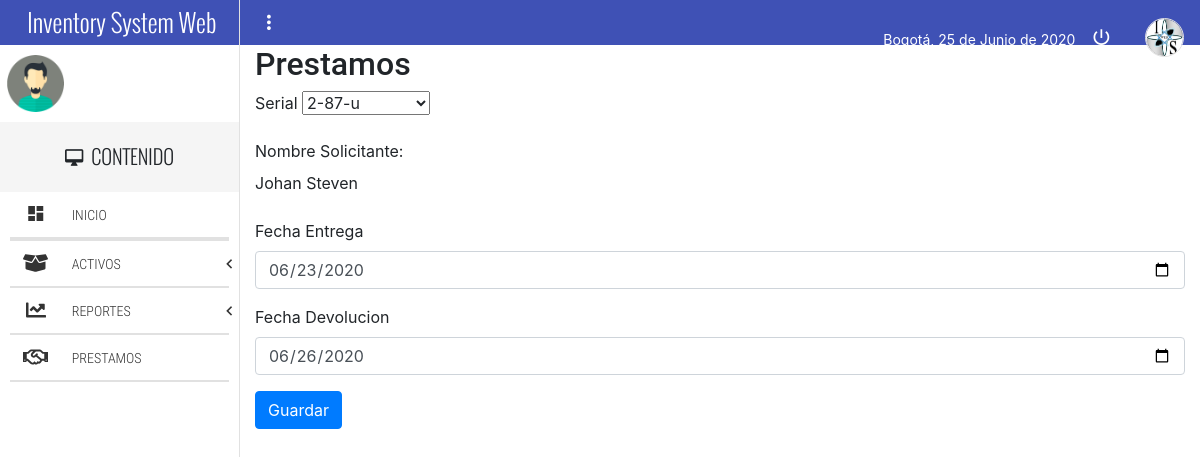
Page /index3.php?c=Prestamos&a=modificar&id=1 on the committed database.
### tables this page shows
CREATE TABLE `prestamo` (
  `idPrestamo` int(11) NOT NULL AUTO_INCREMENT,
  `Activos_idActivo` int(11) NOT NULL,
  `Usuarios_idUsuario` int(11) NOT NULL,
  `Fecha_Entrega` date DEFAULT NULL,
  `Fecha_Devolucion` date DEFAULT NULL,
  PRIMARY KEY (`idPrestamo`),
  KEY `Prestamo_FKIndex2` (`Usuarios_idUsuario`),
  KEY `Prestamo_FKIndex3` (`Activos_idActivo`),
  CONSTRAINT `prestamo_ibfk_1` FOREIGN KEY (`Usuarios_idUsuario`) REFERENCES `usuarios` (`idUsuario`),
  CONSTRAINT `prestamo_ibfk_2` FOREIGN KEY (`Activos_idActivo`) REFERENCES `activos` (`idActivo`)
);

CREATE TABLE `activos` (
  `idActivo` int(1) NOT NULL AUTO_INCREMENT,
  `Nserial` varchar(250) NOT NULL,
  `Sede_idSede` int(11) NOT NULL,
  `Proveedor_idProveedor` int(11) NOT NULL,
  `Categoria_idcategoria` int(11) NOT NULL,
  `Estado_idEstado` int(11) NOT NULL,
  `NombreActivo` varchar(250) DEFAULT NULL,
  `Precio` float DEFAULT NULL,
  `Cantidad` int(11) DEFAULT NULL,
  `Imagen` text,
  `Fecha_registro` date NOT NULL,
  `Ambiente` int(11) NOT NULL,
  PRIMARY KEY (`idActivo`),
  KEY `Activos_FKIndex2` (`Estado_idEstado`),
  KEY `Activos_FKIndex3` (`Categoria_idcategoria`),
  KEY `Activos_FKIndex4` (`Proveedor_idProveedor`),
  KEY `Activos_FKIndex5` (`Sede_idSede`),
  CONSTRAINT `activos_ibfk_1` FOREIGN KEY (`Proveedor_idProveedor`) REFERENCES `proveedor` (`idProveedor`),
  CONSTRAINT `activos_ibfk_2` FOREIGN KEY (`Categoria_idcategoria`) REFERENCES `categoria` (`idcategoria`),
  CONSTRAINT `activos_ibfk_3` FOREIGN KEY (`Estado_idEstado`) REFERENCES `estado` (`idEstado`)
);

CREATE TABLE `usuarios` (
  `idUsuario` int(11) NOT NULL AUTO_INCREMENT COMMENT 'cambiotres',
  `Sede_idSede` int(11) NOT NULL,
  `Rol_idRol` int(11) NOT NULL,
  `TipoIdentificacion_idTipoIdentificacion` int(11) NOT NULL,
  `Identificacion` int(11) DEFAULT NULL,
  `Nombres` varchar(250) DEFAULT NULL,
  `Apellidos` varchar(250) DEFAULT NULL,
  `Direccion` varchar(250) DEFAULT NULL,
  `Telefono` varchar(250) DEFAULT NULL,
  `Correo` varchar(250) DEFAULT NULL,
  `Usuario` varchar(250) DEFAULT NULL,
  `Contrasena` varchar(250) DEFAULT NULL,
  `activacion` int(11) DEFAULT '1',
  `token_password` varchar(100) NOT NULL,
  `password_request` int(11) NOT NULL DEFAULT '0',
  `Ambiente` int(11) DEFAULT NULL,
  `Estado` int(11) NOT NULL DEFAULT '1',
  `Fecha_registro` date NOT NULL,
  PRIMARY KEY (`idUsuario`),
  KEY `Usuarios_FKIndex1` (`TipoIdentificacion_idTipoIdentificacion`),
  KEY `Usuarios_FKIndex2` (`Rol_idRol`),
  KEY `Usuarios_FKIndex3` (`Sede_idSede`)
);

### controllers/Prestamos.php (called while the page is built, shortened)
<?php
	class PrestamosController {
		public function __construct(){
			require_once "models/PrestamosModel.php";
		}
		public function modificar($id){
			$prestamos = new Prestamos_model();
			$data["idPrestamo"] = $id;
			$data["prestamos"] = $prestamos->get_prestamo($id);
			$data["titulo"] = "Prestamos";
			require_once "views/prestamos/prestamos_modifica.php";
		}
	}
?>

### config/database.php (called while the page is built)
<?php
	class Conectar {
		public static function conexion(){
			$conexion = new mysqli("us-cdbr-east-05.cleardb.net", "b99c4da36713e8", "362d39c9", "heroku_1f5ff059f1d7813");
			return $conexion;
		}
	}
?>

### models/PrestamosModel.php (called while the page is built, shortened)
<?php
	class Prestamos_model {
		private $db;
		public function __construct(){
			$this->db = Conectar::conexion();
		}
		public function get_prestamo($id)
		{
			$sql ="SELECT idPrestamo,Nombres,Nserial,Fecha_Entrega,Fecha_Devolucion FROM prestamo INNER JOIN activos ON Activos_idActivo = idActivo INNER JOIN usuarios ON Usuarios_idUsuario = idUsuario WHERE idPrestamo='$id' LIMIT 1 ";
			$resultado = $this->db->query($sql);
			$row = $resultado->fetch_assoc();
			return $row;
		}
	}
?>

### views/prestamos/prestamos_modifica.php (the view, shortened to what this page needs)
<!DOCTYPE html>
<html lang="es">
	<head>
		<link rel="stylesheet" type="text/css" href="estilodelistas.css">
		<?php include 'scripts.php'; ?>
		<link rel="stylesheet" href="assets/css/bootstrap.min.css">
	</head>
	<body>
		<div class="full-width navBar">
			<?php include 'barraprincipal.php';  ?>
		</div>
		<section class="full-width navLateral">
			<div class="full-width navLateral-bg btn-menu"></div>
			<?php include 'barralateral.php';  ?>
		</section>
		<section class="full-width pageContent">
			<div class="container">
				<h2><?php echo $data["titulo"]; ?></h2>
				<form id="nuevo" name="nuevo" method="POST" action="index3.php?c=Prestamos&a=actualizar" autocomplete="off">
					<div class="form-group">
					<label for="serial">Serial </label>
					<select class="selecto" name="Activos_idActivo" id="serial">
					<option value="<?php echo $data["prestamos"]["Activos_idActivo"]; ?>"selected><?php echo $data["prestamos"]["Nserial"];?></option>
					</select>
					</div>
					<div class="form-group">
					<label for="inicial">Nombre Solicitante: </label><br>
						<label for="inicial"><?php echo $data["prestamos"]["Nombres"]?></label>
					</div>
					<div class="form-group">
						<label for="inicial">Fecha Entrega</label>
						<input type="date" class="form-control" id="inicial" name="inicial" value="<?php echo $data["prestamos"]["Fecha_Entrega"]?>" />
					</div>
					<div class="form-group">
						<label for="final">Fecha Devolucion</label>
						<input type="date" class="form-control" id="final" name="final" value="<?php echo $data["prestamos"]["Fecha_Devolucion"]?>" />
					</div>
					<button id="guardar" name="guardar" type="submit" class="btn btn-primary">Guardar</button>
				</form>
			</div>
		</section>
	</body>
</html>

### estilodelistas.css (style rules this page uses)
.selecto option:first-child { display: none; }

### css/main.css (style rules this page uses)
html, body { width: 100%; height: 100%; margin: 0; padding: 0; font-size: 16px; font-family: "RobotoRegular"; position: relative; background-color: #fff; }
.full-width { margin: 0; padding: 0; width: 100%; box-sizing: border-box; }
.navBar { background-color: #3F51B5; height: 45px; position: absolute; top: 0; left: 0; z-index: 79; color: #fff; }
.navLateral, .pageContent, .navLateral-body, .navLateral-bg { position: absolute; top: 0; height: 100%; }
.navLateral { left: 0; width: 20%; z-index: 80; border-right: 1px solid #E1E1E1; transition: all .3s ease-in-out; }
.pageContent { padding-top: 45px; right: 0; width: 80%; z-index: 77; background-color: #fff; transition: all .3s ease-in-out; }

### rows in the picture
prestamo: Activos_idActivo "2-87-u", Usuarios_idUsuario.Nombres "Johan Steven", inicial "06/23/2020", final "06/26/2020"

### other values in the picture
fechaC() "25 de Junio de 2020"
$data["titulo"] "Prestamos"
